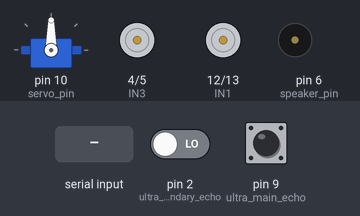
Bench run of a sketch on a simulated Arduino Uno, built with avr-gcc and run on an emulated ATmega328P. On the bench: servo, motor-driver pin pairs drawn as motors (green arrow = first pin HIGH = forward, orange = second pin HIGH = backward, longer = more drive), buzzer (waves = sounding). The test bench sets the inputs (shaded band); at power-on: pin 9 (ultra_main_echo) LOW, pin 2 (ultra_secondary_echo) LOW.

Above: at 1.2 s.
1.3 s: "90,45,200\n" received over Serial
At 2.5 s:
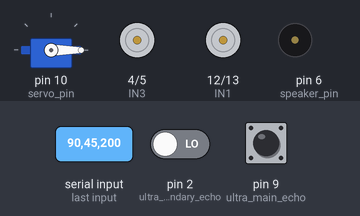
2.8 s: pin 9 (ultra_main_echo) pulsed HIGH 5 times (0.12 s each, 0.3 s apart)
At 4.3 s:
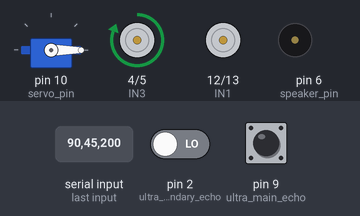
6.5 s: pin 9 (ultra_main_echo) pulsed HIGH 5 times (0.12 s each, 0.3 s apart)
At 11.3 s:
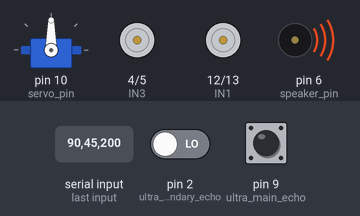
Timing chart, 0 to 17.0 s (numbered marks = the images above; inputs shaded):
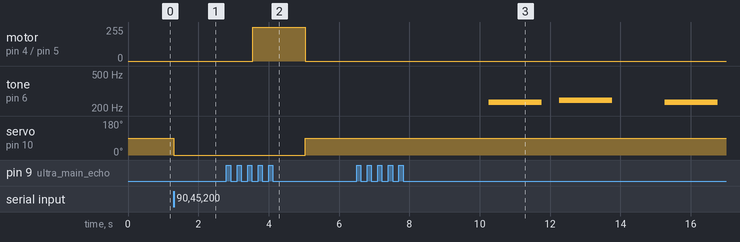

Measured:
- after the input at 1.3 s, servo on pin 10 (servo_pin): 90° → 0° at once
- after the input at 2.8 s, motor on pin 4 (IN3) / pin 5 (IN4): stopped → forward 255/255 after 0.74 s, → stopped 1.5 s later; tone on pin 6 (speaker_pin): stays silent (without the input it goes to 232 Hz after 1.5 s); servo on pin 10 (servo_pin): 0° → 90° after 2.2 s

The sketch:

arcea.ino
```cpp
#include <Servo.h>

Servo servo_main;

// Motor - Right
const int IN2 = 13;
const int IN1 = 12;
// Motor - Left
const int IN3 = 4;
const int IN4 = 5;

// Servo
const int servo_pin = 10;
const int servo_position_center = 90;
const int servo_position_right = 0;
const int servo_position_left = 180;

// Ultrasonic
const int ultra_main_trig = 8;
const int ultra_main_echo = 9;
const int ultra_secondary_trig = 3;
const int ultra_secondary_echo = 2;

// Movement direction's values
// 1. Manual
const char MANUAL_FORWARD = '1';
const char MANUAL_REVERSE = '2';
const char MANUAL_RIGHT = '4';
const char MANUAL_LEFT = '3';
// 2. Voice
const char VOICE_FORWARD = '5';
const char VOICE_REVERSE = '6';
const char VOICE_RIGHT = '8';
const char VOICE_LEFT = '7';
// Shared
const char STOP = '9';

// Speaker
const int speaker_pin = 6;
int frequency = 220;
int counter;
float refresh_value = 1.059;

// Input remote: Manual or Voice
char input_remote;
char last_input_remote;

// Detection distance in cm
const long detection_distance = 20.0;

// Initializing variables for distance measurement
long front_distance;
long back_distance;
long left_distance;
long right_distance;

void setup()
{
  Serial.begin(9600);
  servo_main.attach(servo_pin);
  pinMode (IN1, OUTPUT);
  pinMode (IN2, OUTPUT);
  pinMode (IN3, OUTPUT);
  pinMode (IN4, OUTPUT);
}

void loop()
{
  // Move the main ultrasonic to the center
  servo_main.write(servo_position_center);

  // Bluetooth's conection
  if(Serial.available() > 0){
    input_remote = Serial.read();
  }

  // When the last input of remote control is in range of manual values and current value is zero (No command),
  // or the last value is in range of manual or voice values and the last value is different to current value, then stop motor
  if((String(last_input_remote).toInt() > 0 && String(last_input_remote).toInt() < 5 && String(input_remote).toInt() == 0) || (String(last_input_remote).toInt() > 0 && String(last_input_remote).toInt() < 9 && last_input_remote != input_remote)) {
    stopMotor();
  }

  // When the last input is not empty, is in range of voice values and current is zero (No command), then the last value remains active
  if (last_input_remote != "" && (String(last_input_remote).toInt() == 1 || String(last_input_remote).toInt() == 2 ||  String(last_input_remote).toInt() == 5 || String(last_input_remote).toInt() == 6)
   && String(input_remote).toInt() == 0) {
    input_remote = last_input_remote;
  }

  // Save the last value
  last_input_remote = input_remote;

  // Forward
  if(input_remote == MANUAL_FORWARD || input_remote == VOICE_FORWARD) {
    front_distance = getDistance(servo_position_center, ultra_main_trig, ultra_main_echo);
    if(front_distance < detection_distance) {
      stopForward();
      activateAlarm();
    }else {
      goForward();
    }
  }

  // Reverse
  if(input_remote == MANUAL_REVERSE || input_remote == VOICE_REVERSE) {
    back_distance = getDistanceByUltra(ultra_secondary_trig, ultra_secondary_echo);
    if (back_distance < detection_distance) {
      stopReverse();
      activateAlarm();
    }else {
      goReverse();
    }
  }

  // Right
  if(input_remote == MANUAL_RIGHT || input_remote == VOICE_RIGHT) {
    right_distance = getDistance(servo_position_right, ultra_main_trig, ultra_main_echo);
    if(right_distance < detection_distance) {
      stopRight();
      activateAlarm();
    }else {
      goRight();
      delay(1500);
      stopRight();
    }
  }

  // Left
  if(input_remote == MANUAL_LEFT || input_remote == VOICE_LEFT) {
    left_distance = getDistance(servo_position_left, ultra_main_trig, ultra_main_echo);
    if (left_distance < detection_distance) {
      stopLeft();
      activateAlarm();
    }else {
      goLeft();
      delay(1500);
      stopLeft();
    }
  }

  // Stop
  if(input_remote == STOP) {
    stopMotor();
  }
}

// Ultrasonic control function
long getDistanceByUltra(int Trig, int Echo)
{
  long duration;
  long distance;

  digitalWrite(Trig,LOW);
  delayMicroseconds(2);
  digitalWrite(Trig,HIGH);
  delayMicroseconds(10);
  digitalWrite(Trig,LOW);

  duration = pulseIn(Echo,HIGH);
  distance = duration / 58;

  return distance;
}

// Get distance in any position
long getDistance(int servo_position, int ultra_trig, int ultra_echo) {
  long distance;
  servo_main.write(servo_position);
  delay(2000);
  distance = getDistanceByUltra(ultra_trig, ultra_echo);
  delay(20);

  return distance;
}

// Activating alarm with different frequencies
void activateAlarm(){
  for(counter = 0, frequency = 220; counter < 2; counter++){
    frequency = frequency * refresh_value; // Refresh value
    tone(speaker_pin,frequency);
    delay(1500);                 //1.5 seconds
    noTone(speaker_pin);
    delay(500);
  }
}

/*
* Switching motors on and off in different directions
**/

void goForward() {
  digitalWrite(IN1, HIGH);
  digitalWrite(IN3, HIGH);
}

void stopForward() {
  digitalWrite(IN1, LOW);
  digitalWrite(IN3, LOW);
}

void goRight() {
  digitalWrite(IN3, HIGH);
}

void stopRight() {
  digitalWrite(IN3, LOW);
}

void goLeft() {
  digitalWrite(IN1, HIGH);
}

void stopLeft() {
  digitalWrite(IN1, LOW);
}

void goReverse() {
  digitalWrite(IN2, HIGH);
  digitalWrite(IN4, HIGH);
}

void stopReverse() {
  digitalWrite(IN2, LOW);
  digitalWrite(IN4, LOW);
}

void stopMotor() {
  digitalWrite(IN1, LOW);
  digitalWrite(IN3, LOW);
  digitalWrite(IN2, LOW);
  digitalWrite(IN4, LOW);
}
```
